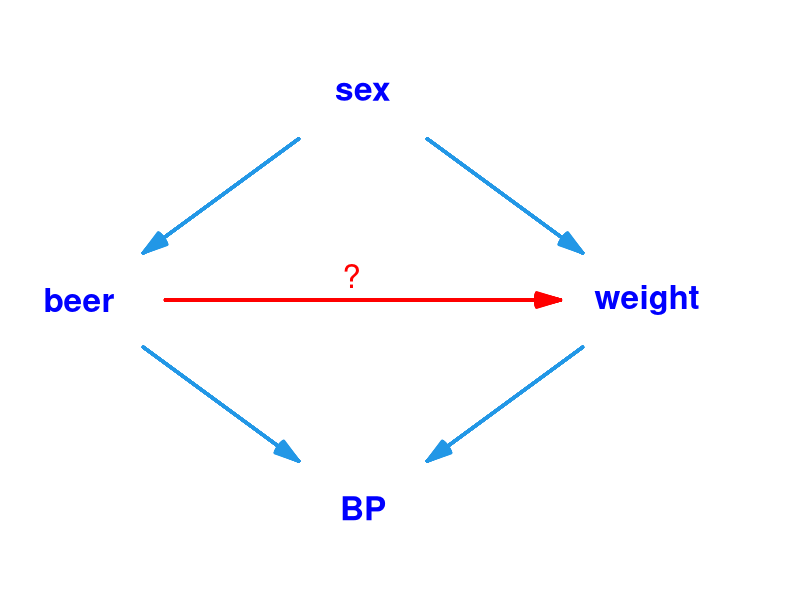

Write R code to recreate this figure. (Note: this script raises an error after producing the figure.)
library(Epi)

### If you really want to use R for creating the graph:
########################################################
par( mar=c(0,0,0,0), cex=2)
plot( NA, bty="n",xlim= c(40,100), ylim=c(0,80), xaxt="n", yaxt="n",
 xlab="", ylab="" ) # create an empty plot with coordinates
b<-0; w=12
bb  <- tbox( "beer", 44, 40, w,w, col.txt="blue" ,col.border=b)
ww  <- tbox( "weight", 90, 40, w,w, col.txt="blue" ,col.border=b)
ss  <- tbox( "sex", 67, 70, w,w, col.txt="blue" ,col.border=b)
bp  <- tbox( "BP", 67, 10, w,w, col.txt="blue" ,col.border=b)
text( boxarr( bb, ww , col="red", lwd=3 ), "?", col="red", adj=c(0,-0.5) )
boxarr( bb, bp , col=4, lwd=3 )
boxarr( ww, bp , col=4, lwd=3 )
boxarr( ss, bb , col=4, lwd=3 )
boxarr( ss, ww , col=4, lwd=3 )

############

bdat= data.frame(sex = c(rep(0,500),rep(1,500))  )
                   # a data frame with 500 females, 500 males

bdat$beer <- rbinom(1000,1,0.2+0.5*bdat$sex)

# check the distribution of sex/beer
stat.table(list(sex,beer),list(count(),percent(beer)),data=bdat)

bdat$weight <- 60 + 10*bdat$sex + rnorm(1000,0,7)
bdat$bp <- 110 + 0.5*bdat$weight + 10*bdat$beer + rnorm(1000,0,10)

##################

m1a<-lm(weight~beer, data=bdat)
m2a<-lm(weight~beer+sex, data=bdat)
m3a<-lm(weight~beer+sex+bp, data=bdat)
ci.lin(m1a)
ci.lin(m2a)
ci.lin(m3a)

###############
bdat$weight <- 60 + 10*bdat$sex + 2*bdat$beer + rnorm(1000,0,7)
bdat$bp <- 110 + 0.5*bdat$weight + 10*bdat$beer + rnorm(1000,0,10)
##################

m1b<-lm(weight~beer, data=bdat)
m2b<-lm(weight~beer+sex, data=bdat)
m3b<-lm(weight~beer+sex+bp, data=bdat)
ci.lin(m1b)
ci.lin(m2b)
ci.lin(m3b)

##################

m1bp<-lm(bp~beer,data=bdat)
m3bp<-lm(bp~beer+weight,data=bdat)
m2bp<-lm(bp~beer+weight+sex,data=bdat)
ci.lin(m1bp)
ci.lin(m2bp)  
ci.lin(m3bp)  

###############
## MENDELIAN RANDOMIZATION
###############

### Modifying the script for the previous graph:
########################################################
par( mar=c(0,0,0,0), cex=2)
plot( NA, bty="n",xlim= c(40,100), ylim=0:80, xaxt="n", yaxt="n",
 xlab="", ylab="" ) # create an empty plot with coordinates
b<-0; w=12
bmi  <- tbox( "BMI", 44, 40, w,w, col.txt="blue" ,col.border=b)
gl  <- tbox( "Gluc.", 90, 40, w,w, col.txt="blue" ,col.border=b)
gene  <- tbox( "G", 67, 70, w,w, col.txt="blue" ,col.border=b)
u  <- tbox( "U", 67, 10, w,w, col.txt="blue" ,col.border=b)
text( boxarr( bmi, gl , col="red", lwd=3 ), "?", col="red", adj=c(0,-0.5) )
boxarr( gene, bmi , col=4, lwd=3 )
#boxarr( gene, gl , col=3, lwd=3 )
boxarr( u, bmi , col=4, lwd=3 )
boxarr( u, gl , col=4, lwd=3 )

############

 n <- 10000
 mrdat <- data.frame(G = rbinom(n,2,0.2))
 stat.table(G, list(count(),percent(G)),data=mrdat)
 
mrdat$U <- rnorm(n)
mrdat$BMI <- with(mrdat, 25 + 0.7*G + 2*U + rnorm(n) )

ci.lin(lm(BMI~G, data=mrdat))

mrdat$Y <- with(mrdat, 3 + 0.1*BMI - 1.5*U + rnorm(n,0,0.5) )

mxy<-lm(Y ~ BMI, data=mrdat)
ci.lin(mxy)

mgx<-lm(BMI ~ G, data=mrdat)
ci.lin(mgx)  # check the instrument effect
bgx<-mgx$coef[2]   # save the 2nd coefficient (coef of G) 

mgy<-lm(Y ~ G, data=mrdat)
ci.lin(mgy)
bgy<-mgy$coef[2]

causeff <- bgy/bgx
causeff    # closer to 0.1?

library(sem)
summary(tsls(Y ~ BMI, ~G, data=mrdat))


n <- 10000
# initializing simulations:
# 100 simulations (change it, if you want more):
nsim<-100       
mr<-rep(NA,nsim)   # empty vector for the outcome parameters

for (i in 1:nsim) { # start the loop
### Exactly the same commands as before:
mrdat <- data.frame(G = rbinom(n,2,0.2))
mrdat$U <- rnorm(n)
mrdat$BMI <- with(mrdat, 25 + 0.7*G + 2*U + rnorm(n) )
mrdat$Y <- with(mrdat, 3 + 0.1*BMI - 1.5*U + rnorm(n,0,0.5) )
mgx<-lm(BMI ~ G, data=mrdat)
bgx<-mgx$coef[2]
mgy<-lm(Y ~ G, data=mrdat)
bgy<-mgy$coef[2]
# Save the i'th parameter estimate:
mr[i]<-bgy/bgx
}   # end the loop

summary(mr)

### PLEIOTROPY!!!

boxarr( gene, gl , col=3, lwd=3 )
### change the code:
# mrdat$Y <- with(mrdat, 3 + 0.1*BMI - 1.5*U + 0.05*G + rnorm(n,0,0.5) )

n <- 10000
# initializing simulations:
# 100 simulations (change it, if you want more):
nsim<-100       
mr<-rep(NA,nsim)   # empty vector for the outcome parameters

for (i in 1:nsim) { # start the loop
### Exactly the same commands as before:
mrdat <- data.frame(G = rbinom(n,2,0.2))
mrdat$U <- rnorm(n)
mrdat$BMI <- with(mrdat, 25 + 0.7*G + 2*U + rnorm(n) )
##
mrdat$Y <- with(mrdat, 3 + 0.1*BMI - 1.5*U + 0.05*G + rnorm(n,0,0.5) )
##
mgx<-lm(BMI ~ G, data=mrdat)
bgx<-mgx$coef[2]
mgy<-lm(Y ~ G, data=mrdat)
bgy<-mgy$coef[2]
# Save the i'th parameter estimate:
mr[i]<-bgy/bgx
}   # end the loop

summary(mr)
